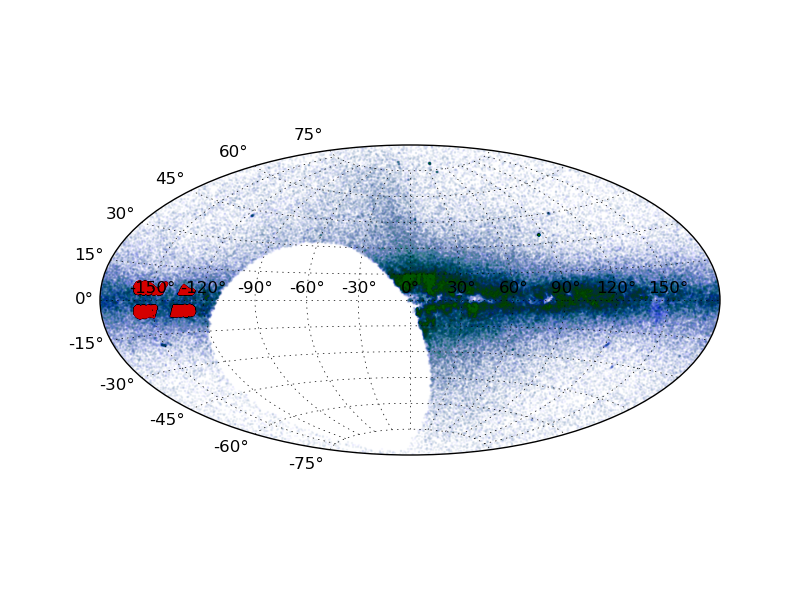
#> input picture figs/boarders_and_thumbnails/Obs_PS_lsum_aitoff_map.png, 800 x 600 px
$ python boarder_around_image.py
#> lines starting #> are read from the running program, lines starting #| are printed output that depends on the picture
#!/bin/python
from PIL import Image, ImageOps

inFilename = "../figs/boarders_and_thumbnails/Obs_PS_lsum_aitoff_map.png"
outFilename = "../figs/boarders_and_thumbnails/out_boarder_around_image.png"

ImageOps.expand(Image.open(inFilename), border=30, fill="white").save(outFilename)
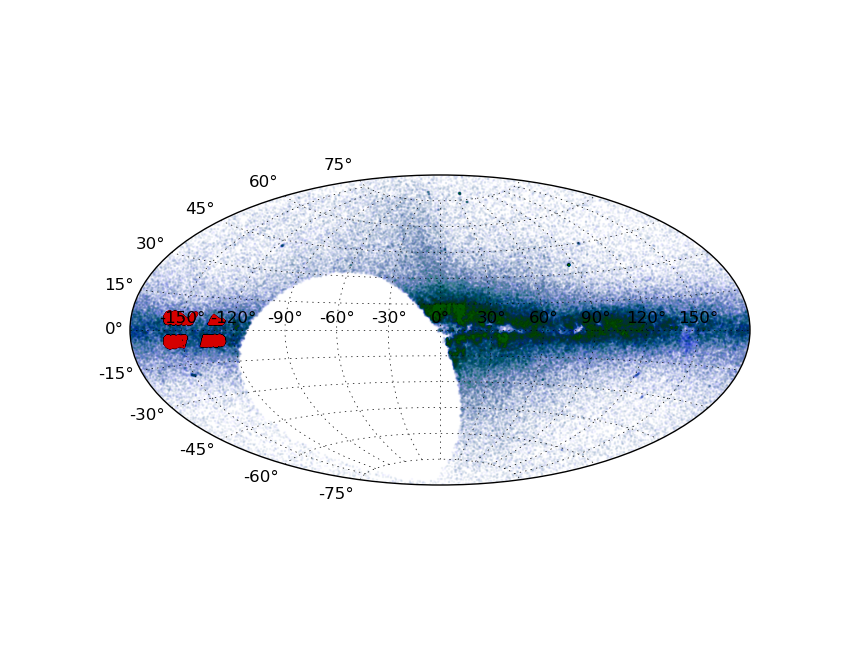
#> saved as out_boarder_around_image.png: PIL image 860x660 RGBA; mean R, G, B, A 235.3, 238.5, 243.1, 255
